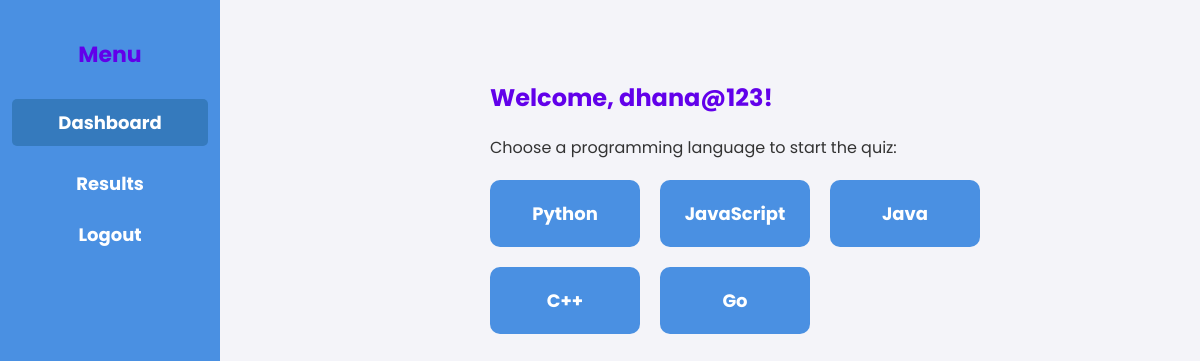
The page /dashboard/ (signed in) on the database its author committed.
### education_tutor/models.py (models this page shows, shortened)
class ProgrammingLanguage(models.Model):
    name = models.CharField(max_length=50, unique=True)

### education_tutor/views.py (the view)
# urls.py: path('dashboard/', views.dashboard, name='dashboard'),
@login_required
def dashboard(request):
    languages = ProgrammingLanguage.objects.all()
    return render(request, 'education_tutor/dashboard.html', {'languages': languages})

### education_tutor/templates/education_tutor/dashboard.html (shortened to what this page needs)
{% extends "education_tutor/base.html" %}
{% block content %}
    <div class="container">
        <div class="sidebar">
            <h2>Menu</h2>
            <ul>
                <li><a href="{% url 'dashboard' %}" class="active">Dashboard</a></li>
                <li><a href="{% url 'quiz_results' %}">Results</a></li>
                <li><a href="{% url 'logout' %}">Logout</a></li>
            </ul>
        </div>
        <div class="main-content">
            <h2>Welcome, {{ user.username }}!</h2>
            <p>Choose a programming language to start the quiz:</p>
            <div class="language-container">
                {% for language in languages %}
                    <div class="language-card">
                        <a href="{% url 'start_quiz' language.id %}">
                            {{ language.name }}
                        </a>
                    </div>
                {% endfor %}
            </div>
        </div>
    </div>
{% endblock %}

### education_tutor/templates/education_tutor/base.html (style rules this page uses)
body { font-family: 'Poppins', sans-serif; margin: 0; padding: 0; background-color: #f4f4f9; color: #333; }
.container { max-width: 800px; margin: 0 auto; padding: 20px; }
h2 { color: #6200ea; }
a { color: #6200ea; text-decoration: none; }

### education_tutor/templates/education_tutor/dashboard.html (style rules this page uses)
.container { display: flex; }
.sidebar { width: 220px; height: 100vh; background: #4A90E2; color: white; padding-top: 20px; position: fixed; left: 0; top: 0; }
.sidebar h2 { text-align: center; font-size: 22px; margin-bottom: 15px; }
.sidebar ul { list-style: none; padding: 0; }
.sidebar ul li { padding: 12px; text-align: center; }
.sidebar ul li a { color: white; text-decoration: none; display: block; font-size: 18px; font-weight: bold; transition: 0.2s; }
.sidebar ul li a:hover, .sidebar ul li a.active { background: #357ABD; padding: 10px; border-radius: 5px; }
.main-content { margin-left: 250px; padding: 20px; width: 100%; }
.language-container { display: grid; grid-template-columns: repeat(auto-fit, minmax(150px, 1fr)); gap: 20px; justify-content: center; max-width: 600px; margin: 20px auto; }
.language-card { background-color: #4A90E2; color: white; padding: 20px; text-align: center; border-radius: 10px; font-size: 18px; font-weight: bold; transition: transform 0.2s, box-shadow 0.2s; }
.language-card a { text-decoration: none; color: white; display: block; }

### rows shown on the page
ProgrammingLanguage: name "Python"
ProgrammingLanguage: name "JavaScript"
ProgrammingLanguage: name "Java"
ProgrammingLanguage: name "C++"
ProgrammingLanguage: name "Go"

### other values the page prints
{{ user.username }} "dhana@123"
